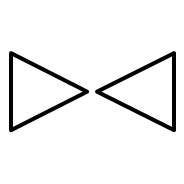
#> input picture A.png, 184 x 184 px
$ python test.py
#> lines starting #> are read from the running program, lines starting #| are printed output that depends on the picture
from PIL import Image, ImageChops

############################################# split and compare

a = Image.open('./A.png').convert("RGB")
c = Image.open('./C.png').convert("RGB")
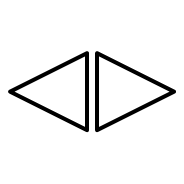
#> input picture C.png, 184 x 184 px

import numpy as np


def percent_same(a, b):
    np_a = np.array(a)
    np_b = np.array(b)
    return np.mean(np_a == np_b)


def trim(im):
    bg = Image.new(im.mode, im.size, im.getpixel((0, 0))).convert("RGB")
    diff = ImageChops.difference(im, bg).convert("RGB")
    diff = ImageChops.add(diff, diff, 2.0, -100).convert("RGB")
    # Bounding box given as a 4-tuple defining the left, upper, right, and lower pixel coordinates.
    # If the image is completely empty, this method returns None.
    bbox = diff.getbbox()
    if bbox:
        return im.crop(bbox)


def left_side(x):  # split image and return only right side
    width, height = x.size
    return trim(x.crop((0, 0, width / 2, height)))


def right_side(x):  # split image and return only left side
    width, height = x.size
    return trim(x.crop((width / 2, 0, width, height)))


left = left_side(a)
#> in trim, `bg = Image.new(im.mode, im.size, im.getpixel((0, 0))).convert("RGB")`: bg: PIL image 92x184 RGB; every value is 255
#> in trim, `diff = ImageChops.difference(im, bg).convert("RGB")`:
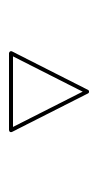
#> im: PIL image 92x184 RGB; min 0, max 255, mean 240.2
#> in trim, `diff = ImageChops.add(diff, diff, 2.0, -100).convert("RGB")`:
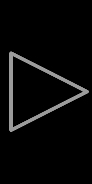
#> diff: PIL image 92x184 RGB; min 0, max 155, mean 8.4
#> in trim, `bbox = diff.getbbox()`: bbox = (9, 51, 89, 132)
right = right_side(c)
#> in trim (call 2), `diff = ImageChops.difference(im, bg).convert("RGB")`:
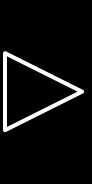
#> diff: PIL image 92x184 RGB; min 0, max 255, mean 15
#> in trim (call 2), `diff = ImageChops.difference(im, bg).convert("RGB")`:
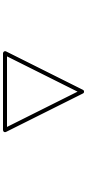
#> im: PIL image 92x184 RGB; min 0, max 255, mean 240
#> in trim (call 2), `diff = ImageChops.add(diff, diff, 2.0, -100).convert("RGB")`:
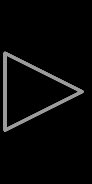
#> diff: PIL image 92x184 RGB; min 0, max 155, mean 8.5
#> in trim (call 2), `bbox = diff.getbbox()`: bbox = (3, 51, 84, 132)
#> in trim (call 2), `return im.crop(bbox)`:
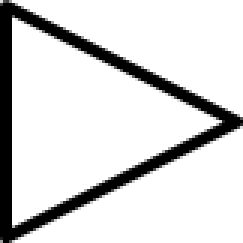
#> returned value: PIL image 81x81 RGB (shown 3 times larger); min 0, max 255, mean 216.4

#> (the run stopped early here; a loop or call above may not have finished)
